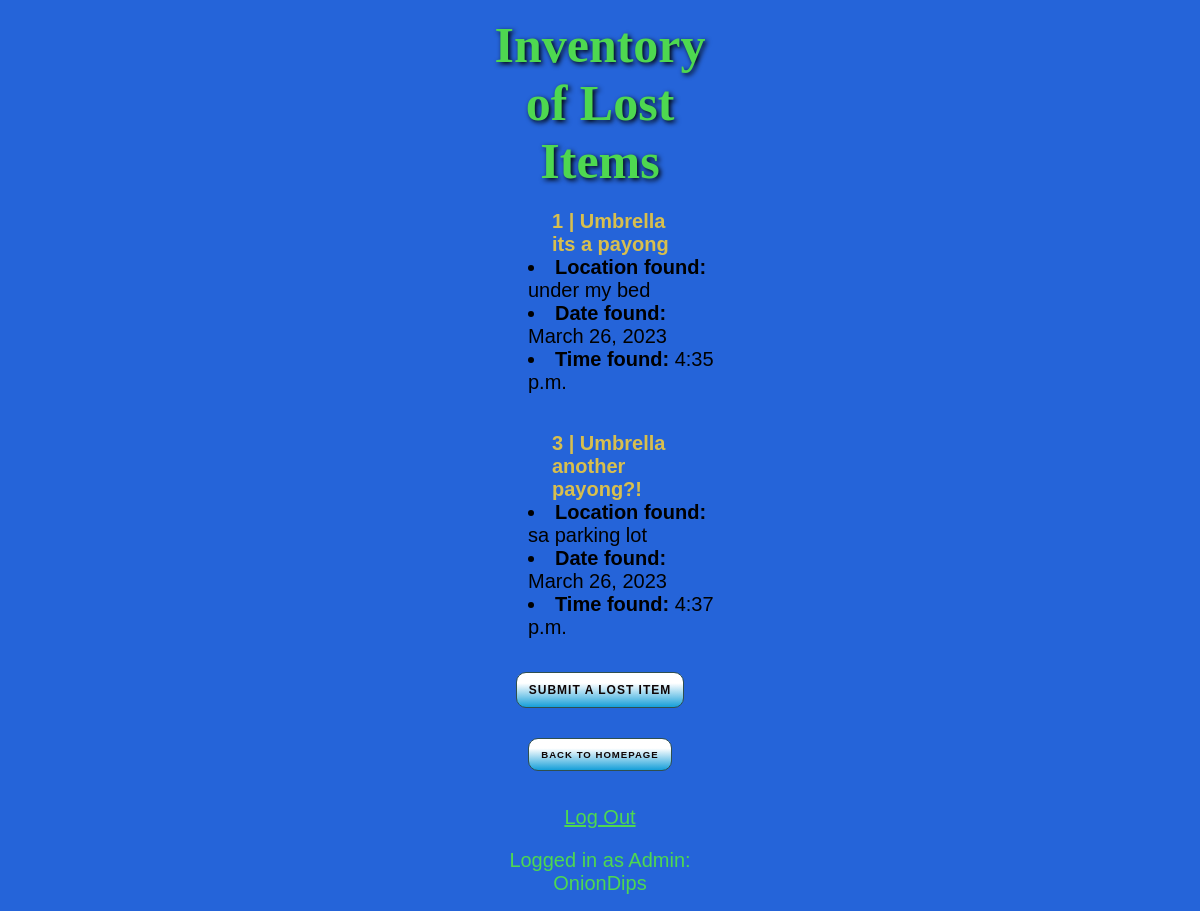
The page /items/lostitems/ (signed in) on the database as committed earlier.
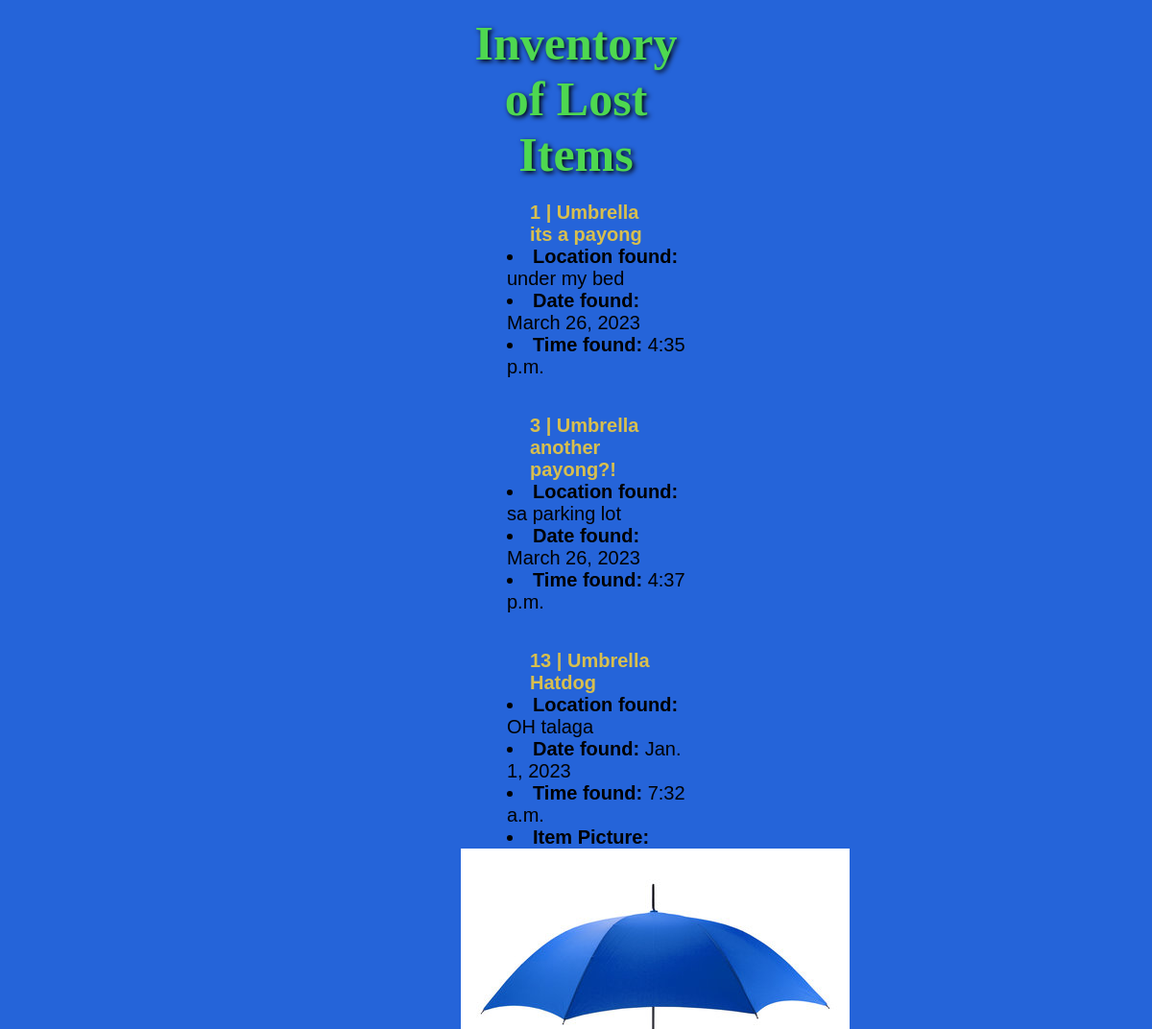
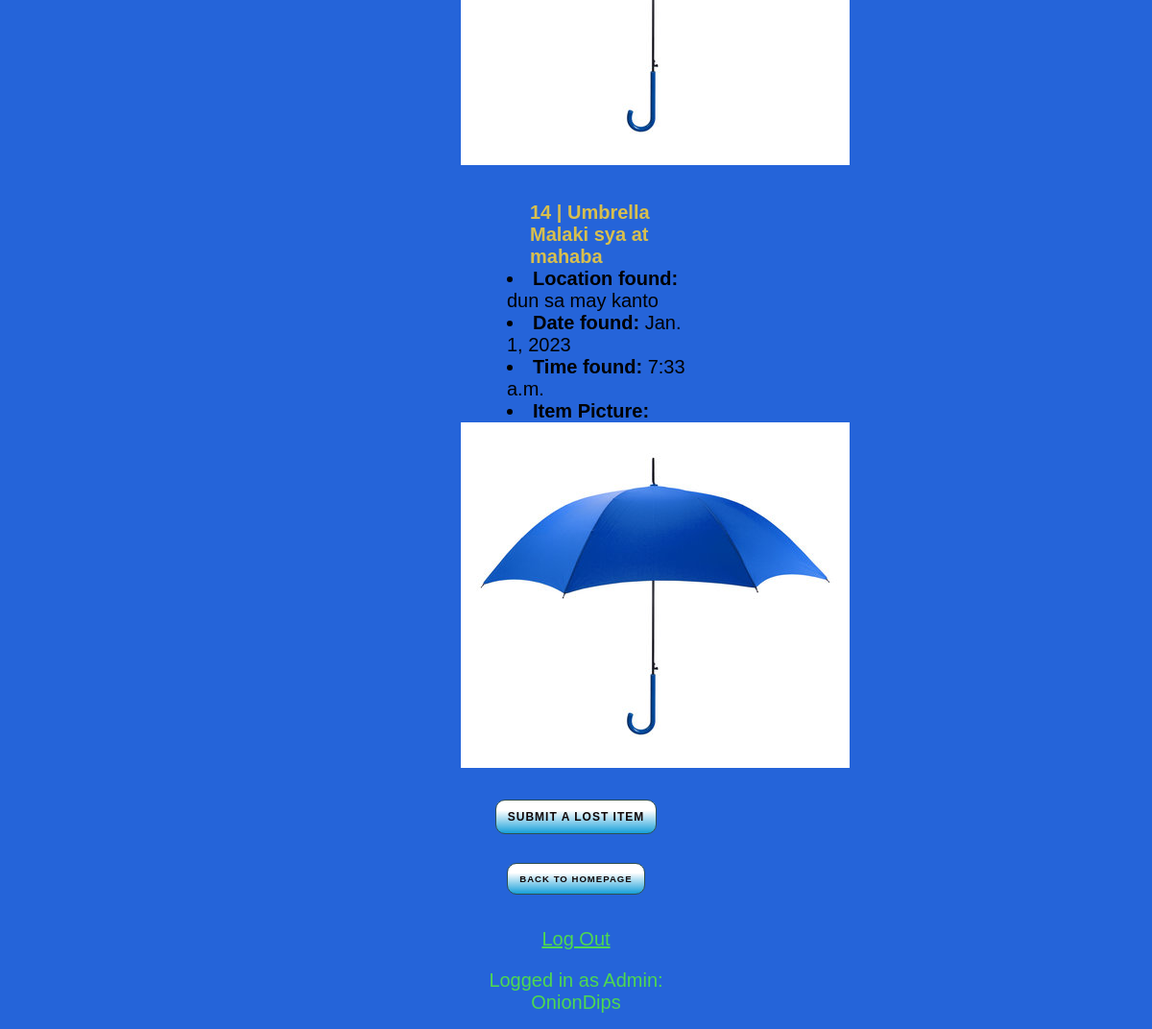
The same page on the database as committed later (2 pictures, top to bottom).
### items/models.py (models this page shows, shortened)
class Item(models.Model):
    isLost = models.BooleanField(default=True)
    category = models.CharField(max_length=100, default="Umbrella")
    description = models.CharField(max_length=500)
    locationFound = models.CharField(max_length=100)
    dateFound = models.DateField()
    timeFound = models.TimeField(auto_now=False, auto_now_add=False)
    lost_item_image = models.ImageField(upload_to="lostItems", null=True, blank=True)

### items/views.py (the view)
# urls.py: path("lostitems/", views.lostItems.as_view(), name="lostItems"),
class lostItems(View):
    template = "lostitems.html"
    def get(self, request):
        all_lost_items = Item.objects.filter(isLost=True)
        context = {
            "all_lost_items": all_lost_items
        }
        return render(request, "items/lostitems.html", context)

### items/templates/items/lostitems.html
{% extends "base.html" %}
{% block content %}
  <center><h1>Inventory of Lost Items</h1></center>
  {% for lost in all_lost_items %}
    {% if lost.isLost == True %}
    <h3><b>{{lost.id}}</b> | {{lost.category}}<br>
    {{lost.description}}</h3>
    <li><b>Location found: </b>{{lost.locationFound}}</li>
    <li><b>Date found: </b>{{lost.dateFound}}</li>
    <li><b>Time found: </b>{{lost.timeFound}}</li>
    {% if lost.lost_item_image %}
      <li><b>Item Picture:</b></li>
      <img src="{{ lost.lost_item_image.url }}">
    {% endif %}
    <br>
    {% endif %}
  {% endfor %}
  <a href="/items/newLostItem"> <button>Submit a Lost Item</button> </a>
  <button onclick="window.location.href='../../';">Back to Homepage</button>
  <p><a href="{% url 'logout' %}">Log Out</a></p>
  {% endblock %}

### templates/base.html (shortened to what this page needs)
{% load static %}
<link rel="stylesheet" type="text/css" href="{% static 'style.css' %}">
<!DOCTYPE html>
<html>
<head>
</head>
<body>
  <main>
    {% if user.is_authenticated %}
        {% block content %}
        {% endblock %}
        {% if user.is_staff %}
          <p style="color:rgb(78, 216, 80)">Logged in as Admin: {{request.user.username}}</p>
        {% else %}
          <p style="color:rgb(78, 216, 80)">Logged in as User: {{request.user.username}}</p>
        {% endif %}
    {% else %}
        <p>You are not logged in</p>
        <a href="{% url 'login' %}">Log In</a>
    {% endif %}
  </main>
</body>
</html>

### static/style.css (style rules this page uses)
h1 { text-align: center; color:rgb(78, 216, 80); text-shadow:2px 2px 5px rgb(0, 0, 0); font-family: "Brush Script MT", "Brush Script Std", cursive; font-size: 50px; margin: 0%; }
h3 { color: rgb(216, 191, 78); font-size: 20px; font-family: "Arial Narrow", sans-serif; text-align: left; margin-bottom: 0; margin-left: 30%; }
img { margin-left: 100%; }
p { color:red; font-size: 20px; font-family: "Arial Narrow", sans-serif; }
a { color:rgb(78, 216, 80); font-size: 20px; font-family: "Arial Narrow", sans-serif; }
img { display: block; margin-left: auto; margin-right: auto; }
li { color: rgb(0, 0, 0); font-size: 20px; font-family: "Arial Narrow", sans-serif; text-align: left; margin-left: 20%; }
body { text-align: center; padding: 1em; max-width: 240px; margin: 0 auto; min-height: 100vh; width: 100% auto; background: rgb(37, 100, 217); }
button { color: rgb(16, 6, 6); margin: 15px 0 15px; font-size: 0.6em; text-transform: uppercase; letter-spacing: 1px; font-weight: bold; border-radius: 10px; background: linear-gradient(to bottom, white 30%, rgb(22, 159, 217) 100%); border: 1px solid darkslategray; box-sizing: border-box; padding: 10px 12px; }

Rows that differ between the two databases and show on the page:
added Item: id "13", category "Umbrella", description "Hatdog", locationFound "OH talaga", dateFound "Jan. 1, 2023", timeFound "7:32 a.m.", lost_item_image (picture)
added Item: id "14", category "Umbrella", description "Malaki sya at mahaba", locationFound "dun sa may kanto", dateFound "Jan. 1, 2023", timeFound "7:33 a.m.", lost_item_image (picture)
